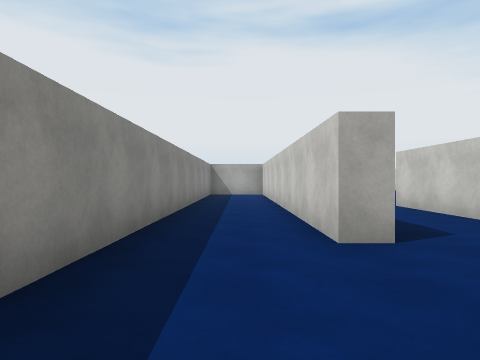
view 1 (above)

24 first-person views from a walk through a 3-D level made in the Unity game engine. The camera is 1.2 m above the floor, looks level and sees 70° across. The floor is counted in squares, 2 m on a side. Each view is taken from the middle of a square. On the plan, view 1 faces up. The plan holds only what a view shows up to about 10 squares ahead; the rest is blank. The place goes on beyond the plan. The player is left out. Surface patterns are stand-ins for the level's own textures.

view 2
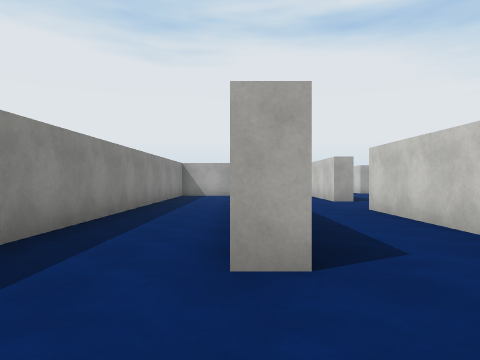

view 3
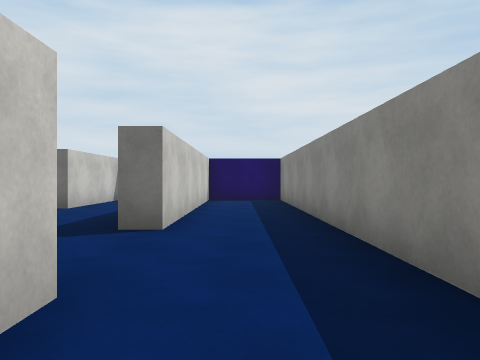

view 4
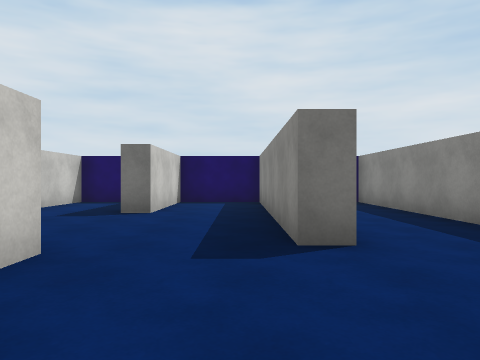

view 5
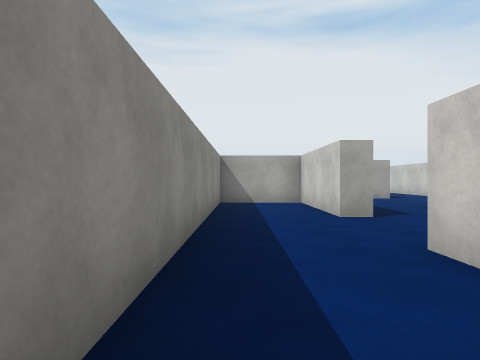

view 6
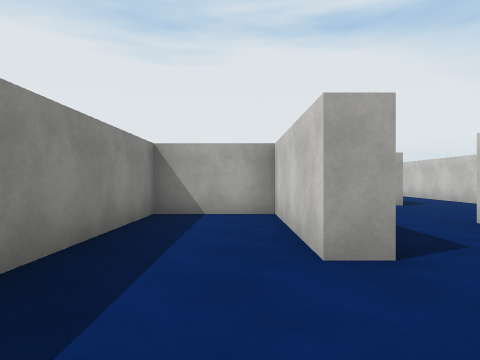

view 7
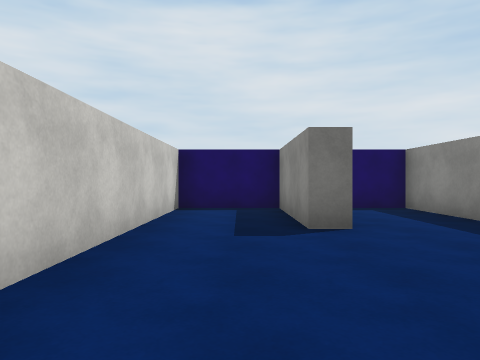

view 8
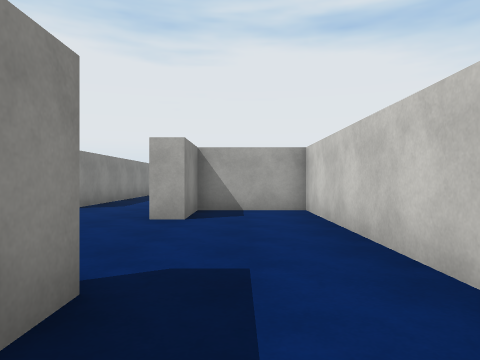

view 9
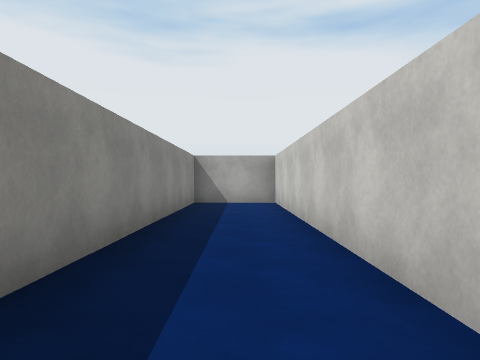

view 10
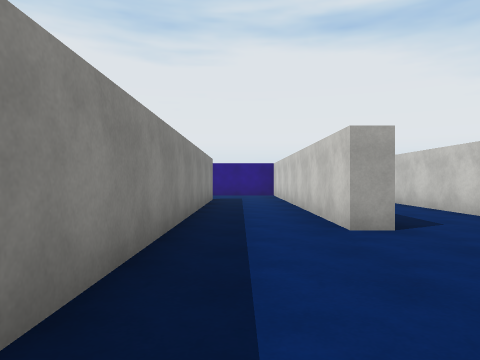

view 11
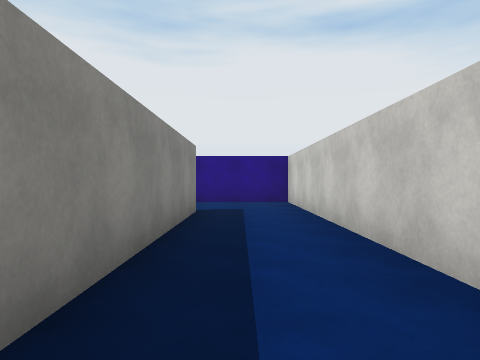

view 12
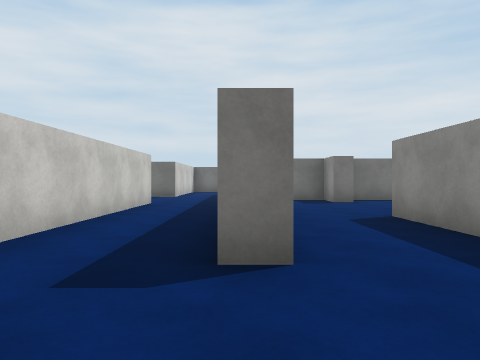

view 13
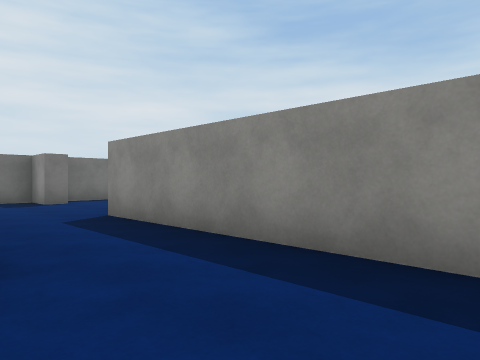

view 14
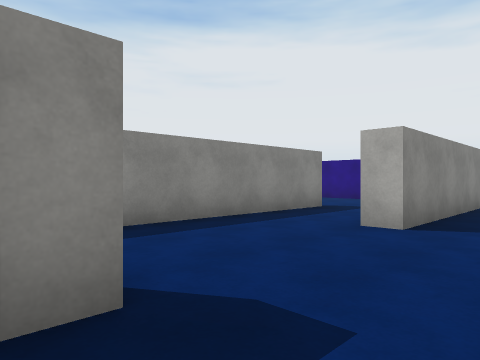

view 15
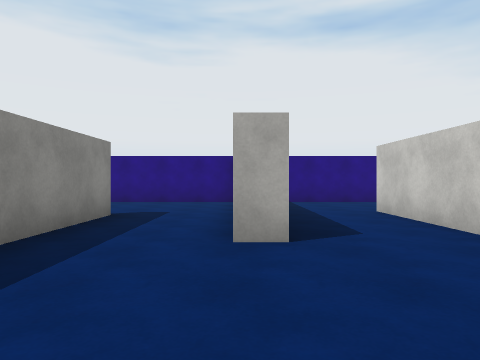

view 16
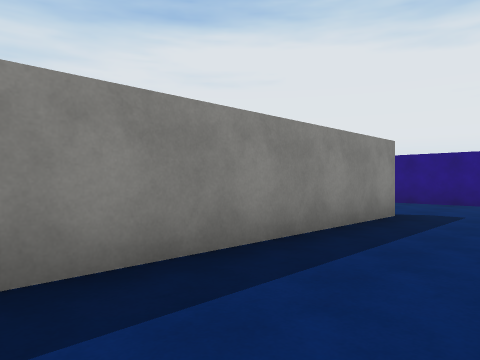

view 17
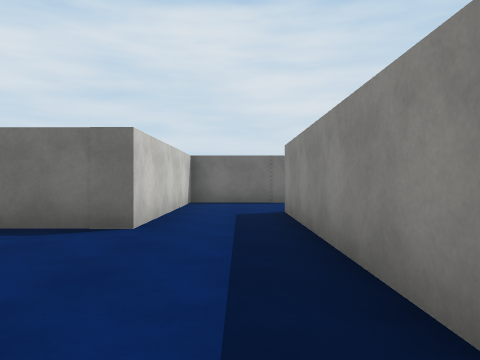

view 18
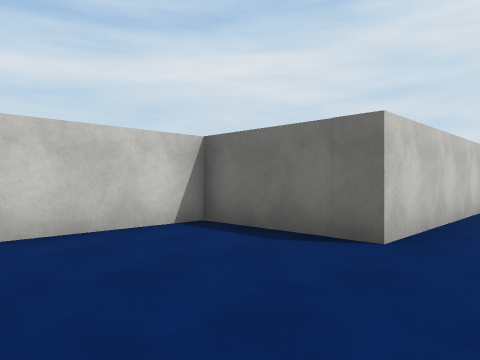

view 19
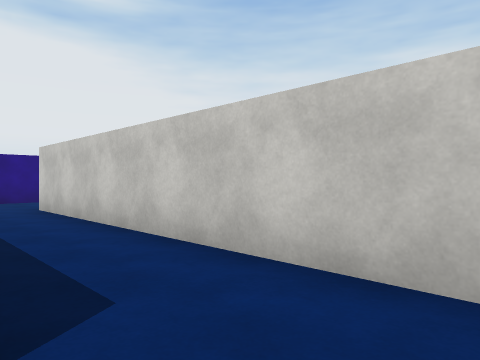

view 20
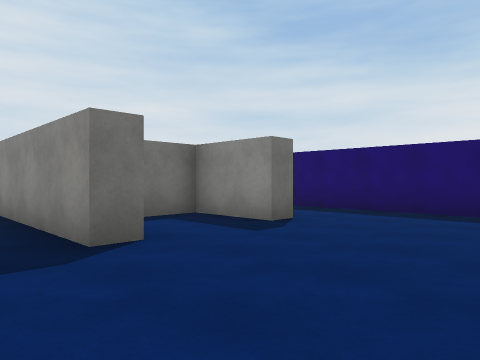

view 21
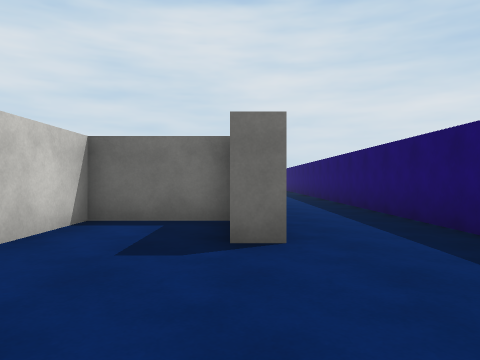

view 22
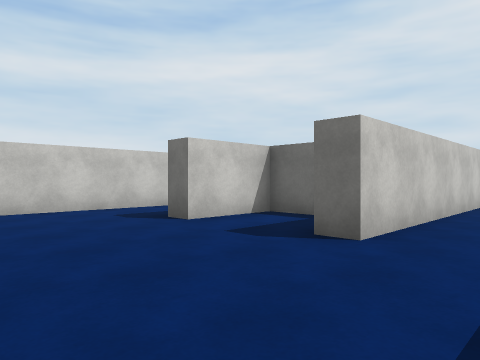

view 23
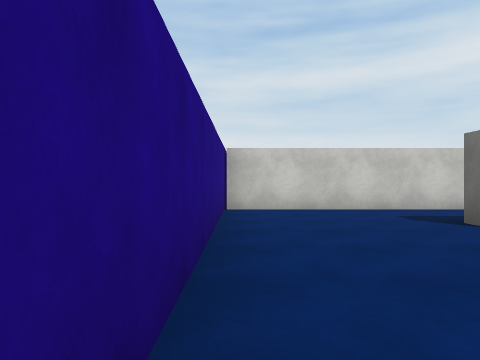

view 24
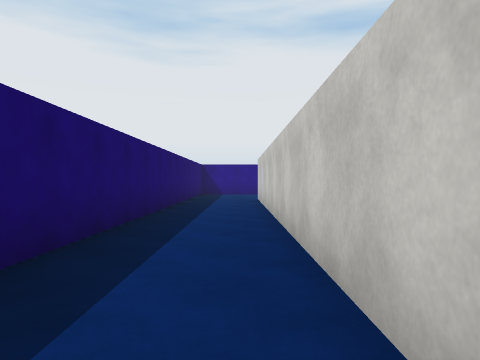

### Floor plan
Points are (right, up) in squares from view 1. A wall is a line through its corners. A room is listed if a view was taken in it or the views show most of it. See-through windows are left out.
Room 1 (views 1, 2, 3, 4, 5, 6, 7, 8, 9)
walls: (1.5, 3.2) (0.9, 3.2) (0.9, 14.1) (-1.2, 14.1) (-1.2, -5.4); (3.6, 4.8) (3.6, 7.9) (4.6, 7.9); (0.9, -4.8) (0.9, 0.9) (1.5, 0.9) (1.5, -5.3) (3.6, -5.3) (3.6, -2.2) (4.2, -2.2) (4.2, -5.3) (6.3, -5.3) (6.3, 2.8) (4.2, 2.8) (4.2, 1.2) (3.6, 1.2) (3.6, 1.8); (4.2, 10.6) (3.6, 10.6) (3.6, 14.1) (1.5, 14.1) (1.5, 3.5)
ways out: opening at (4, 9.5) to room 2
Room 2 (views 10, 11, 12, 13, 14, 15, 16, 17, 18, 19)
walls: (3.6, 19.8) (3.6, 22.6) (4.2, 22.6) (4.2, 10.6); (0.9, 15.8) (1.5, 15.8) (1.5, 14.7) (2.2, 14.7); (0.9, 20.4) (0.9, 21.4); (6.9, 16.1) (6.3, 16.1) (6.3, 25.3) (1.6, 25.3); (0.1, 14.7) (0.6, 14.7); (-1.2, 21.7) (-1.2, 16.4); (1.5, 24.6) (1.5, 19.3) (0.9, 19.3); (4.6, 7.9) (6.3, 7.9) (6.3, 12.8) (9, 12.8) (9, 16.6)
ways out: opening at (4, 9.5) to room 1; opening at (0, 20.5) to room 3; opening at (8, 17)
Room 3 (views 20, 21, 22, 23, 24)
walls: (-4.4, 11.8) (-4.4, 21.7) (-3.9, 21.7) (-3.9, 19.9) (-1.8, 19.9) (-1.8, 21.7) (-1.2, 21.7); (0.9, 21.4) (0.9, 25.3) (-5.6, 25.3); (-6.6, 23.9) (-6.6, 13.2)
ways out: opening at (0, 20.5) to room 2

Where each view was taken, in squares from view 1:
view 1: 0 up, 0 right, facing up
view 2: 1 up, 1 right, facing up
view 3: 5 up, 0 right, facing down
view 4: 4 up, 2 right, facing down
view 5: 5 up, 2 right, facing up
view 6: 8 up, 3 right, facing up
view 7: 2 up, 5 right, facing down
view 8: 4 down, 5 right, facing up
view 9: 5 up, 0 right, facing up
view 10: 12 up, 5 right, facing up
view 11: 16 up, 5 right, facing up
view 12: 25 up, 4 right, facing down
view 13: 25 up, 4 right, facing down-left
view 14: 15 up, 3 right, facing up-left
view 15: 16 up, 1 right, facing up
view 16: 16 up, 1 right, facing up-left
view 17: 17 up, 5 right, facing down
view 18: 16 up, 5 right, facing down-right
view 19: 15 up, 7 right, facing up-right
view 20: 25 up, 0 right, facing down-left
view 21: 25 up, 4 left, facing down
view 22: 25 up, 6 left, facing down-right
view 23: 25 up, 6 left, facing right
view 24: 11 up, 5 left, facing up
